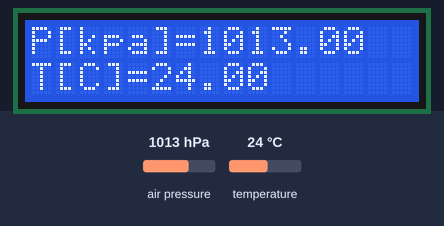
The sketch below on a simulated Arduino Uno, built with avr-gcc and run on an emulated ATmega328P. Shown: 16×2 character LCD. Inputs (shaded band) come from the test bench; at power-on: air pressure 1013 hPa, temperature 24 °C. What the sketch prints to the serial monitor is not drawn.

Above: at 1.2 s.
1.3 s: air pressure set to 952 hPa
At 2.0 s:
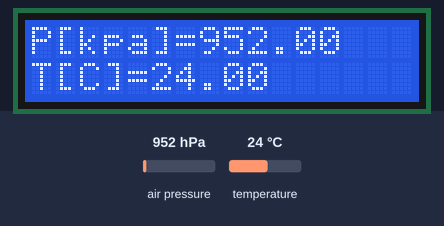
4.4 s: temperature set to 12 °C
At 5.3 s:
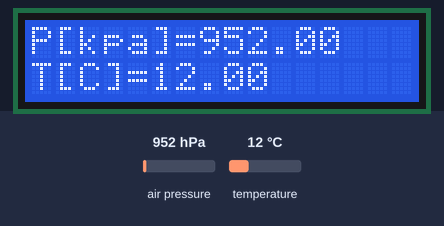
6.4 s: air pressure set to 975 hPa
At 6.9 s:
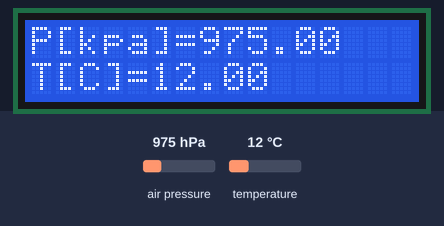
8.0 s: temperature set to 19 °C
At 8.5 s:
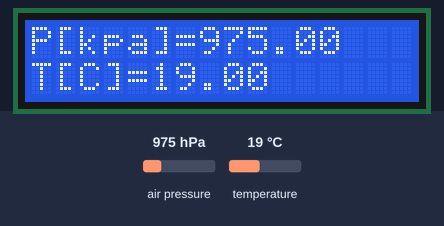
Timing chart, 0 to 10.6 s (numbered marks = the images above; inputs shaded):
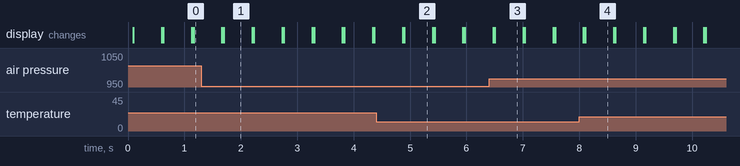

The sketch:

bmp180andLCD.ino
```cpp
#include <Wire.h>
#include <SFE_BMP180.h>
#include <LiquidCrystal.h>
const int rs = 12, en = 11, d4 = 5, d5 = 4, d6 = 3, d7 = 2;
LiquidCrystal lcd(rs, en, d4, d5, d6, d7);
SFE_BMP180 bmp180;
void setup() {
  lcd.begin(16, 2);
  Serial.begin(9600);
  bool success = bmp180.begin();

  if (success) {
    Serial.println("BMP180 init success");
  }
}

void loop() {
  char status;
  double T, P;
  bool success = false;
  status = bmp180.startTemperature();
  if (status != 0) {

    status = bmp180.getTemperature(T);
    if (status != 0) {
      status = bmp180.startPressure(3);
      if (status != 0) {
        delay(status);
        status = bmp180.getPressure(P, T);
        if (status != 0) {
          Serial.print("Pressure: ");
          Serial.print(P);
          Serial.println(" hPa");
          Serial.print("Temperature: ");
          Serial.print(T);
          Serial.println(" C");
  lcd.setCursor(0, 0);
  lcd.print("P[kpa]=");
  lcd.setCursor(7, 0);
  lcd.print(P);
  lcd.setCursor(0, 1);
  lcd.print("T[C]=");
  lcd.setCursor(5, 1);
  lcd.print(T);
  delay(500);
  lcd.clear();
        }
      }
    }
  }
}
```

Measured:
- after the input at 1.3 s, the display: first differs from a run without the input after 0.40 s (image 1)
- after the input at 4.4 s, the display: first differs from a run without the input after 0.50 s (image 2)
- after the input at 6.4 s, the display: first differs from a run without the input after 0.10 s (image 3)
- after the input at 8.0 s, the display: first differs from a run without the input after 0.10 s (image 4)
- what the display in image 1 shows lasts 0.5 s, from 1.7 s to 2.2 s
